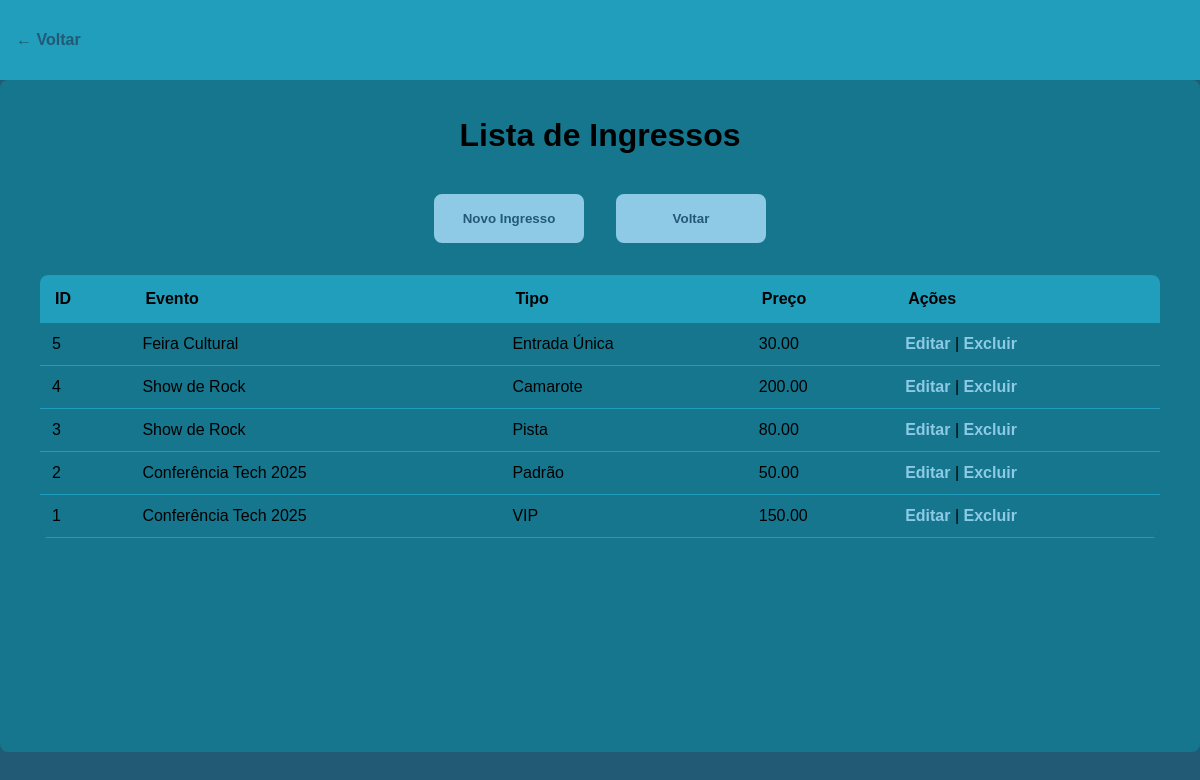
The page /admin/ingressos/listar.php (signed in) on the database its author committed.
### tables this page shows
CREATE TABLE Ingresso (
    id_ingresso INT PRIMARY KEY AUTO_INCREMENT,
    id_evento INT,
    tipo VARCHAR(50) NOT NULL,
    preco DECIMAL(10, 2) NOT NULL,
    FOREIGN KEY (id_evento) REFERENCES Evento(id_evento)
);

CREATE TABLE Evento (
    id_evento INT PRIMARY KEY AUTO_INCREMENT,
    nome_evento VARCHAR(100) NOT NULL,
    data_evento DATETIME NOT NULL,
    id_local INT,
    id_organizador INT,
    FOREIGN KEY (id_local) REFERENCES Local(id_local),
    FOREIGN KEY (id_organizador) REFERENCES Organizador(id_organizador)
);

### admin/ingressos/listar.php (the view, shortened to what this page needs)
<?php
include_once '../../config/conexao.php';
?>
<!DOCTYPE html>
<html lang="pt-br">
<head>
<link rel="stylesheet" href="../../css/admin_style.css">
</head>
<body>
    <header>
        <div id="config">
            <a href="../index.php">&larr; Voltar</a>
        </div>
    </header>
    <div class="container">
        <h1>Lista de Ingressos</h1>
        <div class="button-group">
            <a href="cadastrar.php"><button>Novo Ingresso</button></a>
            <a href="../index.php"><button>Voltar</button></a>
        </div>
        <table>
            <tr>
                <th>ID</th>
                <th>Evento</th>
                <th>Tipo</th>
                <th>Preço</th>
                <th>Ações</th>
            </tr>
            <?php
            $sql = $conn->query("
                SELECT i.id_ingresso, e.nome_evento, i.tipo, i.preco
                FROM Ingresso i
                JOIN Evento e ON i.id_evento = e.id_evento
                ORDER BY i.id_ingresso DESC
            ");
            while ($row = $sql->fetch(PDO::FETCH_ASSOC)) {
                echo "<tr>
                        <td>{$row['id_ingresso']}</td>
                        <td>{$row['nome_evento']}</td>
                        <td>{$row['tipo']}</td>
                        <td>{$row['preco']}</td>
                        <td>
                            <a href='editar.php?id={$row['id_ingresso']}'>Editar</a> |
                               <a href='#' class='delete-entity' data-id='{$row['id_ingresso']}' data-action='excluir.php'>Excluir</a>
                        </td>
                      </tr>";
            }
            ?>
        </table>
    </div>
</body>
</html>

### css/admin_style.css (style rules this page uses)
:root { --mainColor: #219EBC; --secondaryColor: #15768D; --accentColor: #8ECAE6; --textColor: #000000; --bg-col: #225974; }
body { margin: 0; padding: 0; font-family: Arial, sans-serif; background-color: var(--bg-col); color: var(--textColor); padding-top: 10vh; }
a { color: var(--accentColor); font-weight: bold; text-decoration: none; }
header { position: fixed; top: 0; left: 0; width: 100%; height: 10vh; background-color: var(--mainColor); display: flex; align-items: center; justify-content: space-between; z-index: 100; }
#config { display: flex; align-items: center; padding-left: 1rem; }
#config a { color: var(--bg-col); font-weight: bold; text-decoration: none; }
.container { max-width: 1200px; margin: 0 auto; padding: 2vh 5vh; background-color: var(--secondaryColor); min-height: 80vh; border-radius: 8px; }
h1 { color: var(--textColor); text-align: center; margin-bottom: 3vh; }
input[type=submit], button { background-color: var(--accentColor); border: 2px solid var(--accentColor); border-radius: 8px; padding: 15px; width: auto; min-width: 150px; margin: 2vh 1vh; cursor: pointer; color: var(--bg-col); font-weight: bold; }
table { width: 100%; border-collapse: collapse; margin-top: 2vh; background-color: var(--bg-col); border-radius: 8px; overflow: hidden; }
table th { background-color: var(--mainColor); color: var(--textColor); padding: 15px; text-align: left; }
table td { background-color: var(--secondaryColor); color: var(--textColor); padding: 12px; border-bottom: 1px solid var(--mainColor); }
table a { color: var(--accentColor); text-decoration: none; font-weight: bold; }
.button-group { display: flex; gap: 2vh; margin-bottom: 2vh; justify-content: center; }

### rows shown on the page
ingresso: id_ingresso "5", id_evento.nome_evento "Feira Cultural", tipo "Entrada Única", preco "30.00"
ingresso: id_ingresso "4", id_evento.nome_evento "Show de Rock", tipo "Camarote", preco "200.00"
ingresso: id_ingresso "3", id_evento.nome_evento "Show de Rock", tipo "Pista", preco "80.00"
ingresso: id_ingresso "2", id_evento.nome_evento "Conferência Tech 2025", tipo "Padrão", preco "50.00"
ingresso: id_ingresso "1", id_evento.nome_evento "Conferência Tech 2025", tipo "VIP", preco "150.00"
